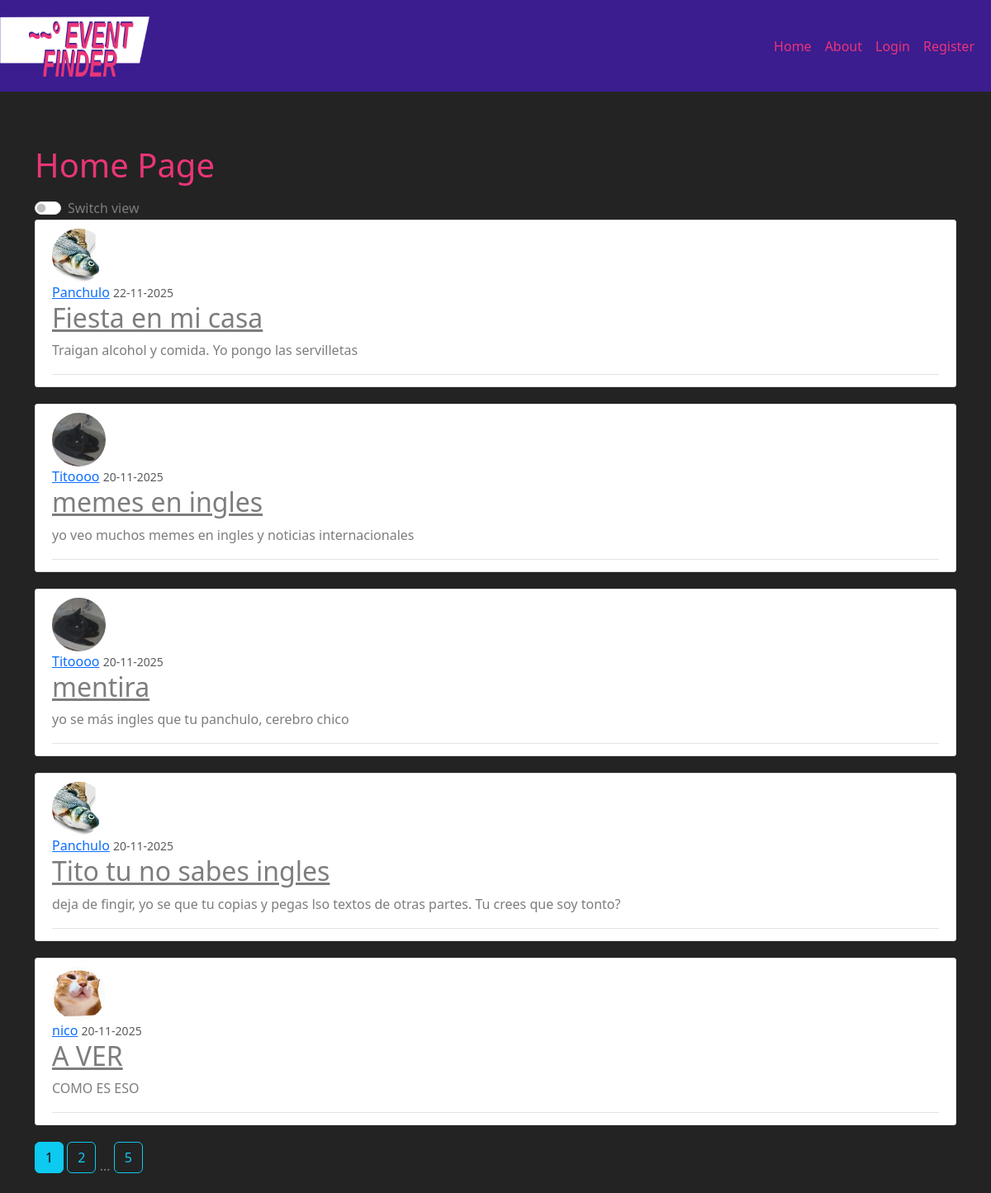
Page /home on the earlier database version.
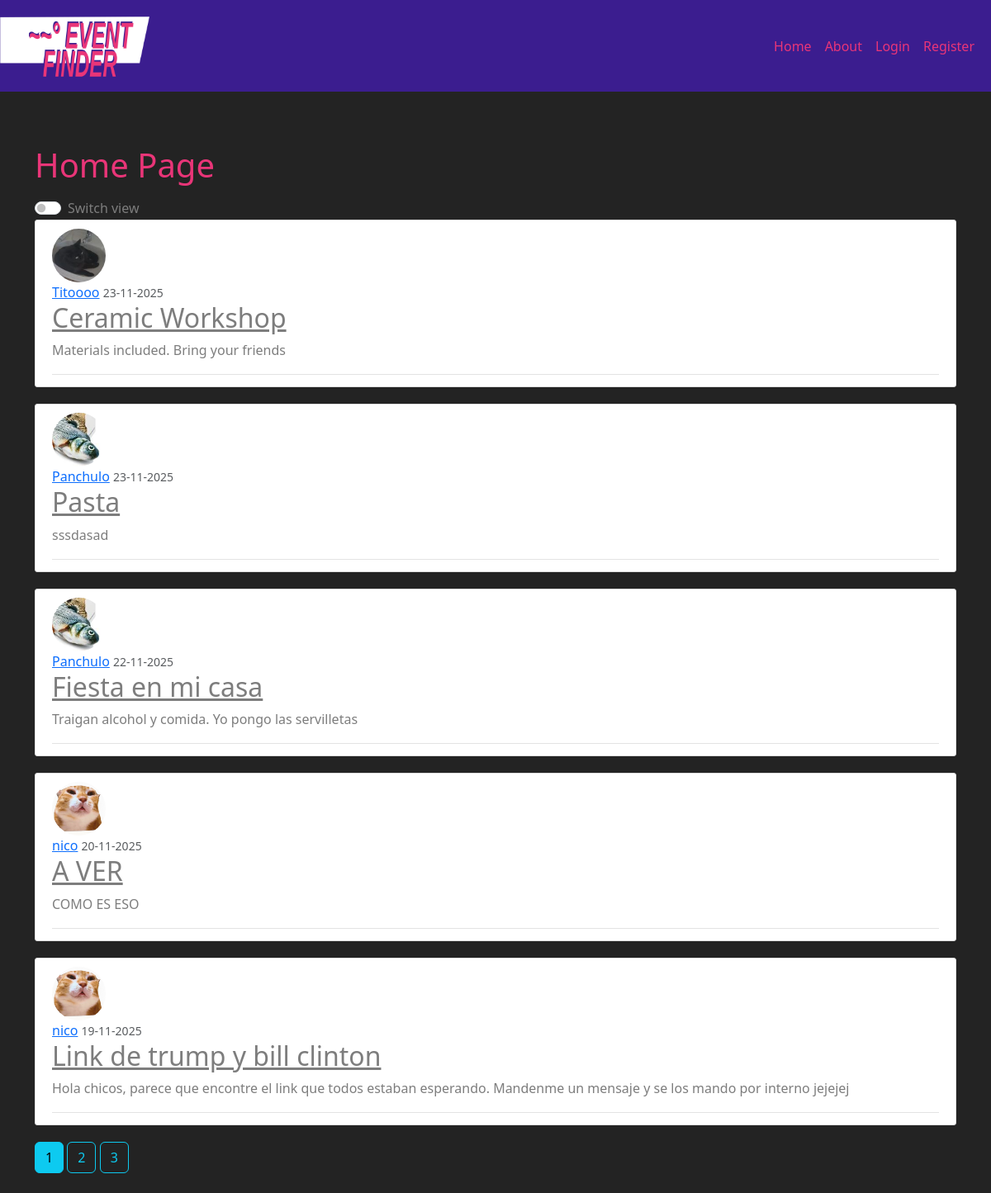
Same page on the later database version.
### event_finder/models.py (models this page shows, shortened)
class Post(db.Model):
    id = db.Column(db.Integer, primary_key=True)
    title = db.Column(db.String(100), nullable=False)
    address = db.Column(db.String(255), nullable=True)
    latitude = db.Column(db.Float, nullable=True)
    longitude = db.Column(db.Float, nullable=True)
    date_posted = db.Column(db.DateTime, nullable=False, default=datetime.utcnow)
    event_date = db.Column(db.DateTime, nullable=True)
    duration_minutes = db.Column(db.Integer, nullable=True)
    image = db.Column(db.String(20), nullable=True, default='event_default.jpg')
    content = db.Column(db.Text, nullable=False)
    user_id = db.Column(db.Integer, db.ForeignKey('user.id'), nullable=False)

class User(db.Model, UserMixin):
    id = db.Column(db.Integer, primary_key=True)
    username = db.Column(db.String(20), unique=True, nullable=False)
    email = db.Column(db.String(120), unique=True, nullable=False)
    image_file = db.Column(db.String(20), nullable=False, default='default.jpg')
    password = db.Column(db.String(60), nullable=False)
    posts = db.relationship('Post', backref='author', lazy=True)

### event_finder/routes.py (the view)
@app.route("/")
@app.route("/home")
def home():
    view = request.args.get("view", "list")
    if view == "map":
            posts = Post.query.filter(Post.latitude != None, Post.longitude != None)
            posts_data = [
                {
                    "latitude": p.latitude,
                    "longitude": p.longitude,
                    "title": p.title
                }
                for p in posts
            ]
    else:
        page = request.args.get('page', 1, type=int) #1 is the default value for 1. type is the accepted data type as an input
        posts_data = Post.query.order_by(Post.date_posted.desc()).paginate(page=page, per_page=5)
    return render_template('home.html', posts=posts_data, view=view)

### event_finder/templates/home.html (shortened to what this page needs)
{% extends "layout.html" %}
{% block content %}
    <div class="section pb-2">
        <h1>Home Page</h1>
    </div>
    <div class="form-check form-switch">
        <input class="form-check-input" type="checkbox" role="switch" id="viewSwitch" {% if view == 'map' %} checked {% endif %}>
        <label class="form-check-label" for="viewSwitch">Switch view</label>
    </div>
    {% if view == 'map' %}
        <div id="map"></div>
        <script
            src="https://unpkg.com/leaflet@1.9.3/dist/leaflet.js">
        </script>
        <script>
            // Initialize map (centered at lat, lon with zoom level)
            const map = L.map('map').setView([52.519988698413464, 13.405002043621247], 11); //
            // Add OSM tile layer
            L.tileLayer('https://{s}.tile.openstreetmap.org/{z}/{x}/{y}.png', {
                attribution:
                    '&copy; <a href="https://www.openstreetmap.org/copyright">OpenStreetMap</a> contributors'
            }).addTo(map);
            const posts = {{ posts | tojson }};
            posts.forEach(post => {
                const lat = post.latitude;
                const lon = post.longitude;
                const title = post.title;
                L.marker([lat, lon])
                .addTo(map)
                .bindPopup(`<p>${title}</p>`);
            });
        </script>
    {% else %}
        {% for post in posts.items %}
            <article class="media content-section">
                <img class="rounded-circle article-img" src="{{ url_for('static', filename='profile_pics/' + post.author.image_file) }}">
                <div class="media-body">
                    <div class="article-metadata">
                        <a class="mr-2" href="{{url_for('user_posts', username=post.author.username)}}">{{ post.author.username }}</a>
                        <small class="text-muted">{{ post.date_posted.strftime('%d-%m-%Y')}}</small>
                        <h2><a class ="article-title" href="{{ url_for('post', post_id=post.id) }}">{{post.title}}</a></h2>
                        <p class="article-content">{{ post.content }}</p>
                    </div>
                </div>
        </article>
        {% endfor %}
        {% for page_num in posts.iter_pages(left_edge=1, right_edge=1, left_current=1, right_current=1) %}
            {% if page_num%}
                {% if posts.page == page_num %}
                    <a class="btn btn-info mb-4" href="{{ url_for('home', page=page_num)}}">{{ page_num }}</a>
                {% else %}
                    <a class="btn btn-outline-info mb-4" href="{{ url_for('home', page=page_num)}}">{{ page_num }}</a>
                {% endif %}
            {% else %}
                ...
            {% endif %}
        {% endfor %}
    {% endif %}
{% endblock content %}

### event_finder/templates/layout.html (shortened to what this page needs)
<!DOCTYPE html>
<html>
    <head>
        <link href="https://cdn.jsdelivr.net/npm/bootstrap@5.3.8/dist/css/bootstrap.min.css" rel="stylesheet">
        <link rel="stylesheet" type="text/css" href="{{ url_for('static', filename='main.css') }}">
        <link
        rel="stylesheet"
        href="https://unpkg.com/leaflet@1.9.3/dist/leaflet.css"
    />
    </head>
    <body>
        <header class="site-header">
            <nav class="navbar navbar-expand-md navbar-dark bg-purple fixed-top">
                <a class="navbar-brand mr-4" href="/" class =""><img src="../static/EFLogo.png" alt="site logo" class="w-50"></a>
                <div class="container">
                    <div class="collapse navbar-collapse" id="navbarToggle">
                        <div class="navbar-nav ms-auto">
                        {% if current_user.is_authenticated %}
                            <a class="nav-item nav-link" href="{{url_for('new_post')}}">New Post</a>
                            <a class="nav-item nav-link" href="{{url_for('account')}}">Account</a>
                            <a class="nav-item nav-link" href="{{url_for('about')}}">About</a>
                            <a class="nav-item nav-link" href="{{url_for('logout')}}">Logout</a>
                            {% else %}
                            <a class="nav-item nav-link" href="{{url_for('home')}}">Home</a>
                            <a class="nav-item nav-link" href="{{url_for('about')}}">About</a>
                            <a class="nav-item nav-link" href="{{url_for('login')}}">Login</a>
                            <a class="nav-item nav-link" href="{{url_for('register')}}">Register</a>
                        {% endif %}
                        </div>
                    </div>
                </div>
            </nav>
        </header>
        <main role="main" class="container pt-5">
        <div class="row pt-5">
            <div class="col">
            {% block content %}{% endblock %}
            </div>
        </div>
        </main>
    </body>
</html>

### event_finder/static/main.css (style rules this page uses)
body { background: #232323; color: #7d7d7d; margin-top: 5rem; }
h1, h2, h3, h4, h5, h6 { color: #E93578; }
.bg-purple { background-color: #3B1D8F; }
.site-header .navbar-nav .nav-link { color: #E93578; }
.content-section { background: #ffffff; padding: 10px 20px; border: 1px solid #dddddd; border-radius: 3px; margin-bottom: 20px; }
.article-title { color: #7d7d7d; }
.article-content { white-space: pre-line; }
.article-img { height: 65px; width: 65px; margin-right: 16px; }
.article-metadata { padding-bottom: 1px; margin-bottom: 4px; border-bottom: 1px solid #e3e3e3 }

Differences in the rows shown:
removed Post: image_file (picture), author.username "Titoooo", date_posted "20-11-2025", title "memes en ingles", content "yo veo muchos memes en ingles y noticias internacionales"
removed Post: image_file (picture), author.username "Titoooo", date_posted "20-11-2025", title "mentira", content "yo se más ingles que tu panchulo, cerebro chico"
removed Post: image_file (picture), author.username "Panchulo", date_posted "20-11-2025", title "Tito tu no sabes ingles", content "deja de fingir, yo se que tu copias y pegas lso textos de otras partes. Tu crees que soy tonto?"
added Post: image_file (picture), author.username "Titoooo", date_posted "23-11-2025", title "Ceramic Workshop", content "Materials included. Bring your friends"
added Post: image_file (picture), author.username "Panchulo", date_posted "23-11-2025", title "Pasta", content "sssdasad"
now on this page (row unchanged): Post: image_file (picture), author.username "nico", date_posted "19-11-2025", title "Link de trump y bill clinton", content "Hola chicos, parece que encontre el link que todos estaban esperando. Mandenme un mensaje y se los mando por interno jejejej"
Other differences:
new list line: "3"
list line gone: "5"
